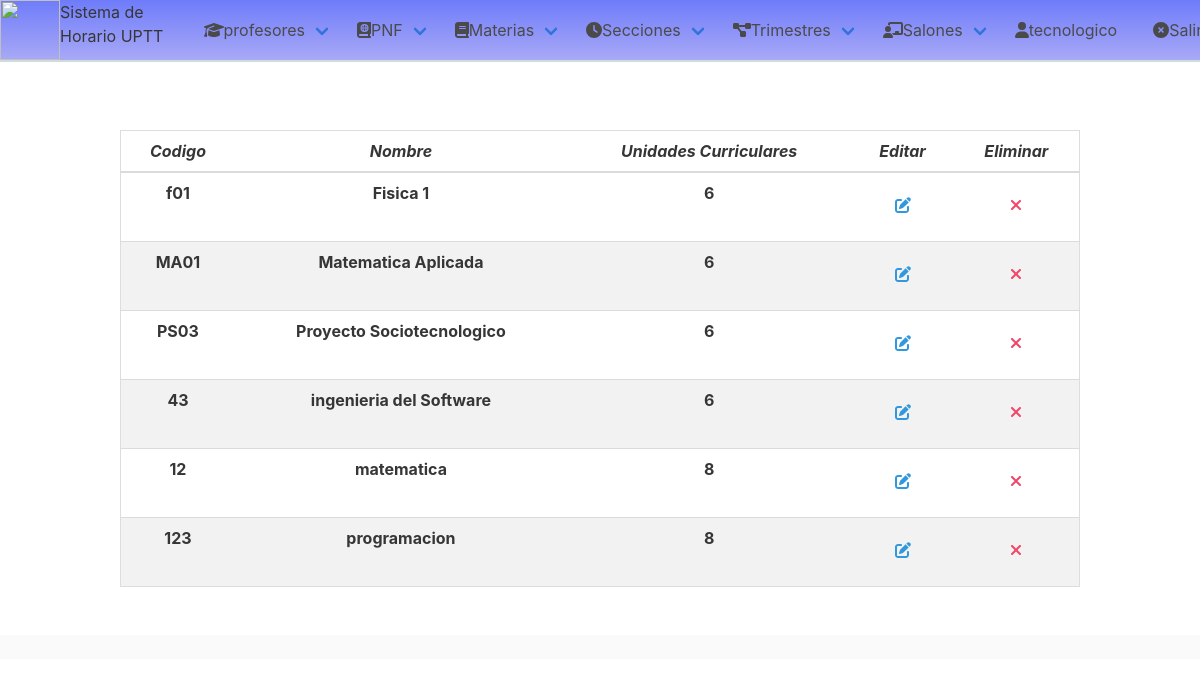
The app's page /materias/ (signed in) with its own data.
### horario/models.py (models this page shows, shortened)
class Materias(models.Model):
    nombre = models.CharField('Nombre de Materia', max_length=50)
    codigo = models.CharField('Codigo de Materia', max_length=10)
    unidadesC = models.PositiveIntegerField('Unidades Curriculares')
    class Meta:
        ordering = ["nombre"]
        verbose_name_plural = "Materias"

### horario/views.py (the view)
# urls.py: path('materias/', views.ListMaterias.as_view(), name='materia'),
class ListMaterias(generic.ListView):
    model = Materias

### templates/horario/materias_list.html
{% extends 'base.html' %}
{% block content %}
<table class="table table-container ">
<thead class="is-italic">
<th>
    Codigo
</th>
<th>
    Nombre
</th>
<th>
    Unidades Curriculares
</th>
<th>
    Editar
</th>
<th>
    Eliminar
</th>
</thead>
<tbody class="has-text-weight-bold">
{% for i in object_list %}
<tr>
    <td>
        {{ i.codigo }}
    </td>
    <td>
        {{ i.nombre}}
    </td>
    <td>
        {{ i.unidadesC }}
    </td>
    <td class="actions">
        <i class="fa fa-edit has-text-info has-text-centered" onclick="popUp('/materia/{{ i.id }}')" title="Editar Materia"></i>
    </td>
    <td class="actions">
        <i class="fa fa-times has-text-danger is-center"  onclick="popUp('/borrar-materia/{{ i.id }}')" title="borrar Materia" ></i>
    </td>
</tr>
{% endfor %}
</tbody>
</table>
{% endblock %}

### templates/base.html (shortened to what this page needs)
<!DOCTYPE html>
<html lang="es">
<head>
    {% load static %}
    <link rel="stylesheet" href="{% static 'horario/css/styles.css' %}">
    <link rel="stylesheet" href="{% static 'horario/css/bulma.css' %}">
</head>
<body>
<header class="head">
    <div class="titulo navbar-brand">
        <a href="/" >
            <img class="upttlogo image" src="{% static 'horario/images/uptt.png' %}" width="60px" height="60px">
            <h3 class="is-4 is-vertical">Sistema de Horario UPTT</h3>
        </a>
    </div>
    <div class="navbar-menu has-text-centered ">
        <div class="navbar-item has-dropdown is-hoverable ">
            <a  href="{% url 'profesores' %}"  class="navbar-link"><i class="fas fa-graduation-cap"></i>profesores</a>
        </div>
        <div class="navbar-item has-dropdown is-hoverable">
            <a href="{% url 'pnf' %}" class="navbar-link"><i class="fa fa-atlas"></i>PNF</a>
        </div>
        <div class="navbar-item has-dropdown is-hoverable">
            <a href="{% url 'materia' %}" class="navbar-link"><i class="fa fa-book"></i>Materias </a>
        </div>
        <div class="navbar-item has-dropdown is-hoverable">
            <a href="{% url 'lista de secciones' %}" class="navbar-link"><i class="fa fa-clock"></i>Secciones</a>
        </div>
        <div class="navbar-item has-dropdown is-hoverable">
            <a href="{% url 'trimestres' %}" class="navbar-link"><i class="fa fa-project-diagram"></i>Trimestres</a>
        </div>
        <div class="navbar-item has-dropdown is-hoverable">
            <a href="{% url 'home' %}" class="navbar-link"><i class="fa fa-chalkboard-teacher"></i>Salones</a>
        </div>
        <div class="navbar-end">
            <div class="navbar-item is-hoverable is-right">
                {% if user.is_authenticated %}
                    <h4 class="mr-3"><i class="fa fa-user"></i>{{ user.username }}</h4><a href="{% url "salir" %}" class="navbar-link is-arrowless"><i class="fa fa-times-circle"></i>Salir</a>
                {% endif %}
            </div>
        </div>
    </div>
</header>
<section class="section">
    <div class="container">
        {% block content %}{% endblock %}
    </div>
</section>
<footer class="footer tabs ">
</footer>
</body>
</html>
<body>

### static/horario/css/styles.css (style rules this page uses)
body { padding: 0; margin: 0; }
tr:nth-child(even) { background-color: #f2f2f2 }
th, td { text-align: center !important; padding: 16px; }
table { border-collapse: collapse; border-spacing: 0; width: 100%; border: 1px solid #ddd; margin-top: 20px; }
thead { background-color: dodgerblue; }
.upttlogo { width:60px; height:60px; float: left; }
.actions svg, .fa { cursor: pointer; margin: 1rem !important; }
.head { display: inline-flex; width: 100%; border: 0 solid #cddcdc; border-bottom-width: 2px; background: #f2f2f2 linear-gradient(to bottom, rgba(42, 63, 255, 0.66), rgba(0, 0, 255, 0.3)); top:0; }
.footer { bottom: 0; width: 100%; position: relative; padding: 1% !important; }
.mr-3 { margin-right: 1.5rem; }

### records on screen
Materias: codigo "f01", nombre "Fisica 1", unidadesC "6"
Materias: codigo "MA01", nombre "Matematica Aplicada", unidadesC "6"
Materias: codigo "PS03", nombre "Proyecto Sociotecnologico", unidadesC "6"
Materias: codigo "43", nombre "ingenieria del Software", unidadesC "6"
Materias: codigo "12", nombre "matematica", unidadesC "8"
Materias: codigo "123", nombre "programacion", unidadesC "8"

### other values on screen
{{ user.username }} "tecnologico"
